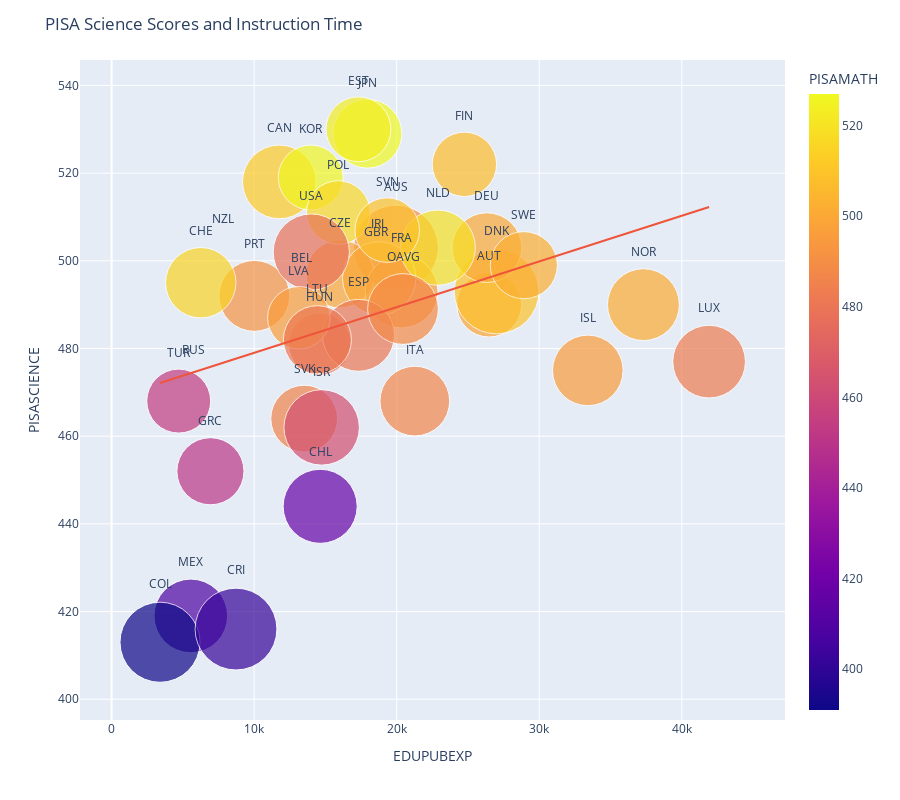

The cell this chart's notebook holds for it:
### Code cell
fig = px.scatter(data_nona, 
                 x="EDUPUBEXP", 
                 y="PISASCIENCE", 
                 text="LOCATION",
                 size='INSTRUCTTIME',
                 color='PISAMATH',
                 size_max=60, 
                 trendline='ols')

fig.update_traces(textposition='top center')

fig.update_layout(
    height=800,
    title_text='PISA Science Scores and Instruction Time'
)

fig.show()

### Figure 1 — Plotly figure (JSON) as saved in the notebook; plotly's stock layout.template omitted (floating-point values rounded to 4 significant figures)
{"data": [{"hovertemplate": "EDUPUBEXP=%{x}<br>PISASCIENCE=%{y}<br>INSTRUCTTIME=%{marker.size}<br>LOCATION=%{text}<br>PISAMATH=%{marker.color}<extra></extra>", "legendgroup": "", "marker": {"color": [491, 499, 508, 512, 499, 509, 507, 495, 500, 451, 481, 495, 500, 487, 527, 526, 483, 409, 519, 494, 501, 516, 492, 486, 481, 502, 515, 454, 502, 478, 417, 523, 463, 496, 488, 509, 391, 402, 481, 489], "coloraxis": "coloraxis", "size": [11000, 6420, 0, 8289.0, 7056, 10960, 6327, 8104, 7423.0, 6888.0, 5940, 7616, 8232.0, 7425, 7256.0, 6452.0, 8079, 8300, 8640, 0, 7894, 6195.0, 7679.0, 6824.0, 7911.0, 6890.0, 7580, 6251.0, 0, 8884.0, 8388, 6431.0, 8706.0, 5977.0, 0, 6389.0, 9800, 10240, 7080.0, 7656.0], "sizemode": "area", "sizeref": 3.056, "symbol": "circle"}, "mode": "markers+text", "name": "", "orientation": "v", "showlegend": false, "text": ["AUS", "AUT", "BEL", "CAN", "CZE", "DNK", "FIN", "FRA", "DEU", "GRC", "HUN", "ISL", "IRL", "ITA", "JPN", "KOR", "LUX", "MEX", "NLD", "NZL", "NOR", "POL", "PRT", "SVK", "ESP", "SWE", "CHE", "TUR", "GBR", "USA", "CHL", "EST", "ISR", "LVA", "RUS", "SVN", "COL", "CRI", "LTU", "OAVG"], "textposition": "top center", "type": "scatter", "x": [19950.0, 26490.0, 13300.0, 11770.0, 16020.0, 27010.0, 24750.0, 20350.0, 26330.0, 6935.0, 14600.0, 33410.0, 18770.0, 21270.0, 17950.0, 13970.0, 41920.0, 5559.0, 22880.0, 7830.0, 37310.0, 15910.0, 10010.0, 13510.0, 17320.0, 28920.0, 6256.0, 4709.0, 18570.0, 14010.0, 14630.0, 17320.0, 14740.0, 13140.0, 5734.0, 19340.0, 3398.0, 8729.0, 14440.0, 20450.0], "xaxis": "x", "y": [503, 490, 499, 518, 497, 493, 522, 493, 503, 452, 481, 475, 496, 468, 529, 519, 477, 419, 503, 508, 490, 511, 492, 464, 483, 499, 495, 468, 505, 502, 444, 530, 462, 487, 478, 507, 413, 416, 482, 489], "yaxis": "y"}, {"hovertemplate": "<b>OLS trendline</b><br>PISASCIENCE = 0.00104281 * EDUPUBEXP + 468.575<br>R<sup>2</sup>=0.106292<br><br>EDUPUBEXP=%{x}<br>PISASCIENCE=%{y} <b>(trend)</b><extra></extra>", "legendgroup": "", "marker": {"symbol": "circle"}, "mode": "lines", "name": "", "showlegend": false, "textposition": "top center", "type": "scatter", "x": [3398.0, 4709.0, 5559.0, 5734.0, 6256.0, 6935.0, 7830.0, 8729.0, 10010.0, 11770.0, 13140.0, 13300.0, 13510.0, 13970.0, 14010.0, 14440.0, 14600.0, 14630.0, 14740.0, 15910.0, 16020.0, 17320.0, 17320.0, 17950.0, 18570.0, 18770.0, 19340.0, 19950.0, 20350.0, 20450.0, 21270.0, 22880.0, 24750.0, 26330.0, 26490.0, 27010.0, 28920.0, 33410.0, 37310.0, 41920.0], "xaxis": "x", "y": [472.1, 473.5, 474.4, 474.6, 475.1, 475.8, 476.7, 477.7, 479.0, 480.8, 482.3, 482.4, 482.7, 483.1, 483.2, 483.6, 483.8, 483.8, 483.9, 485.2, 485.3, 486.6, 486.6, 487.3, 487.9, 488.2, 488.7, 489.4, 489.8, 489.9, 490.8, 492.4, 494.4, 496.0, 496.2, 496.7, 498.7, 503.4, 507.5, 512.3], "yaxis": "y"}], "layout": {"coloraxis": {"colorbar": {"title": {"text": "PISAMATH"}}, "colorscale": [[0, "#0d0887"], [0.1111, "#46039f"], [0.2222, "#7201a8"], [0.3333, "#9c179e"], [0.4444, "#bd3786"], [0.5556, "#d8576b"], [0.6667, "#ed7953"], [0.7778, "#fb9f3a"], [0.8889, "#fdca26"], [1, "#f0f921"]]}, "height": 800, "legend": {"itemsizing": "constant", "tracegroupgap": 0}, "margin": {"t": 60}, "title": {"text": "PISA Science Scores and Instruction Time"}, "xaxis": {"anchor": "y", "domain": [0, 1], "title": {"text": "EDUPUBEXP"}}, "yaxis": {"anchor": "x", "domain": [0, 1], "title": {"text": "PISASCIENCE"}}}}
